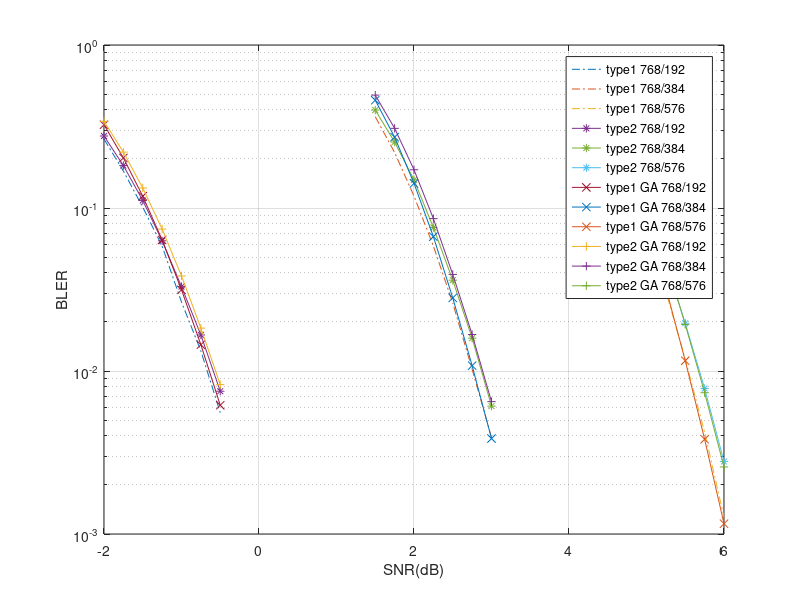

Source code (MATLAB):

clear;


% type1 768/192
%%31-Mar-2022 23:18:58
SNR_db = [-2.000000e+00 -1.750000e+00 -1.500000e+00 -1.250000e+00 -1.000000e+00 -7.500000e-01 -5.000000e-01 ];
TX_CNT = [101000 101000 101000 101000 101000 101000 101000 ];
BLK_ERR_CNT = [26761 17021 10220 5895 2677 1340 561 ];
BIT_ERR_CNT = [1110643 662875 373372 204237 82211 40880 15746 ];
%%%./sim_result/type1_768_192_131-Mar-2022 18:59:32.m
semilogy(SNR_db, BLK_ERR_CNT./TX_CNT, "-.");
hold on;

% type1 768/384
%%01-Apr-2022 03:56:03
SNR_db = [1.500000e+00 1.750000e+00 2.000000e+00 2.250000e+00 2.500000e+00 2.750000e+00 3.000000e+00 ];
TX_CNT = [101000 101000 101000 101000 101000 101000 129000 ];
BLK_ERR_CNT = [36687 22114 11952 5900 2637 1035 504 ];
BIT_ERR_CNT = [2934827 1574754 788049 355369 152623 51980 25950 ];
%%%./sim_result/type1_768_384_131-Mar-2022 23:18:58.m
semilogy(SNR_db, BLK_ERR_CNT./TX_CNT, "-.");
hold on;

% type1 768/576
%%01-Apr-2022 10:28:50
SNR_db = [4.500000e+00 4.750000e+00 5.000000e+00 5.250000e+00 5.500000e+00 5.750000e+00 6.000000e+00 ];
TX_CNT = [101000 101000 101000 101000 101000 119000 398000 ];
BLK_ERR_CNT = [29167 15820 7375 3106 1193 502 504 ];
BIT_ERR_CNT = [3189516 1513492 690302 268926 91288 36732 35612 ];
%%%./sim_result/type1_768_576_101-Apr-2022 03:56:03.m
semilogy(SNR_db, BLK_ERR_CNT./TX_CNT, "-.");
hold on;

% type2 768/192
%%01-Apr-2022 14:21:06
SNR_db = [-2.000000e+00 -1.750000e+00 -1.500000e+00 -1.250000e+00 -1.000000e+00 -7.500000e-01 -5.000000e-01 ];
TX_CNT = [101000 101000 101000 101000 101000 101000 101000 ];
BLK_ERR_CNT = [27931 18392 11240 6356 3327 1680 759 ];
BIT_ERR_CNT = [1115045 661248 373174 205705 108543 50186 20756 ];
%%%./sim_result/type2_768_192_101-Apr-2022 10:28:50.m
semilogy(SNR_db, BLK_ERR_CNT./TX_CNT, "-*");
hold on;

% type2 768/384
%%01-Apr-2022 18:18:27
SNR_db = [1.500000e+00 1.750000e+00 2.000000e+00 2.250000e+00 2.500000e+00 2.750000e+00 3.000000e+00 ];
TX_CNT = [101000 101000 101000 101000 101000 101000 101000 ];
BLK_ERR_CNT = [40300 25638 15037 7664 3643 1606 615 ];
BIT_ERR_CNT = [3157063 1779400 987122 469241 196035 81421 28363 ];
%%%./sim_result/type2_768_384_101-Apr-2022 14:21:06.m
semilogy(SNR_db, BLK_ERR_CNT./TX_CNT, "-*");
hold on;

% type2 768/576
%%01-Apr-2022 22:47:31
SNR_db = [4.500000e+00 4.750000e+00 5.000000e+00 5.250000e+00 5.500000e+00 5.750000e+00 6.000000e+00 ];
TX_CNT = [101000 101000 101000 101000 101000 101000 180000 ];
BLK_ERR_CNT = [33791 19543 10011 4615 1984 789 501 ];
BIT_ERR_CNT = [3483308 1827302 904259 365434 129649 50973 30896 ];
%%%./sim_result/type2_768_576_101-Apr-2022 18:18:27.m
semilogy(SNR_db, BLK_ERR_CNT./TX_CNT, "-*");
hold on;


% type1 768/192
% GA predict BLER12-Apr-2022 12:52:43
SNR_db = [-2.000000e+00 -1.750000e+00 -1.500000e+00 -1.250000e+00 -1.000000e+00 -7.500000e-01 -5.000000e-01 ];
bler = [3.241304e-01 2.028919e-01 1.181046e-01 6.369289e-02 3.147278e-02 1.450218e-02 6.165180e-03 ];
%%%./sim_result/sc/type1_768_192_1_GA_predict.m
semilogy(SNR_db, bler, '-x'); 
hold on; 


% type1 768/384
% GA predict BLER12-Apr-2022 12:52:48
SNR_db = [1.500000e+00 1.750000e+00 2.000000e+00 2.250000e+00 2.500000e+00 2.750000e+00 3.000000e+00 ];
bler = [4.585272e-01 2.720081e-01 1.415690e-01 6.672404e-02 2.807161e-02 1.078452e-02 3.851210e-03 ];
%%%./sim_result/sc/type1_768_384_1_GA_predict.m
semilogy(SNR_db, bler, '-x'); 
hold on; 

% type1 768/576
%%17-Feb-2022 21:35:49
%%GA predict BLER12-Apr-2022 12:52:53
SNR_db = [4.500000e+00 4.750000e+00 5.000000e+00 5.250000e+00 5.500000e+00 5.750000e+00 6.000000e+00 ];
bler = [3.559759e-01 1.824607e-01 8.070924e-02 3.230165e-02 1.156434e-02 3.812312e-03 1.156534e-03 ];
%%%./sim_result/sc/type1_768_576_1_GA_predict.m
semilogy(SNR_db, bler, '-x'); 
hold on; 

% type2 768/192
%% GA predict BLER12-Apr-2022 12:52:58
SNR_db = [-2.000000e+00 -1.750000e+00 -1.500000e+00 -1.250000e+00 -1.000000e+00 -7.500000e-01 -5.000000e-01 ];
bler = [3.403889e-01 2.202545e-01 1.326697e-01 7.422827e-02 3.827861e-02 1.833155e-02 8.244658e-03 ];
%%%./sim_result/sc/type2_768_192_1_GA_predict.m
semilogy(SNR_db, bler, '-+'); 
hold on; 

% type2 768/384
%% GA predict BLER12-Apr-2022 12:53:04
SNR_db = [1.500000e+00 1.750000e+00 2.000000e+00 2.250000e+00 2.500000e+00 2.750000e+00 3.000000e+00 ];
bler = [4.925676e-01 3.080614e-01 1.716214e-01 8.608306e-02 3.913054e-02 1.674163e-02 6.486116e-03 ];
%%%./sim_result/sc/type2_768_384_1_GA_predict.m
semilogy(SNR_db, bler, '-+'); 
hold on; 



% type2 768/576
%% GA predict BLER12-Apr-2022 12:53:08
SNR_db = [4.500000e+00 4.750000e+00 5.000000e+00 5.250000e+00 5.500000e+00 5.750000e+00 6.000000e+00 ];
bler = [4.088344e-01 2.263446e-01 1.101348e-01 4.801766e-02 1.928825e-02 7.359468e-03 2.579388e-03 ];
%%%./sim_result/sc/type2_768_576_1_GA_predict.m
semilogy(SNR_db, bler, '-+'); 




ylabel("BLER");
xlabel("SNR(dB)");
grid on;
% legend('512/128 polar' ,'576/288 ASC','576/432 ASC', '576/144 type1', '576/288 type1', '576/432 type1', '576/144 DES', '576/288 DES', '576/432 DES', '1536/768 type1', '1536/768 apc', '768/192 ASC', '768/384 ASC', '768/576 ASC');

legend(...
'type1 768/192','type1 768/384','type1 768/576' ,...
'type2 768/192','type2 768/384','type2 768/576' ,...
'type1 GA 768/192', 'type1 GA 768/384','type1 GA 768/576',...
'type2 GA 768/192', 'type2 GA 768/384','type2 GA 768/576' ...
)